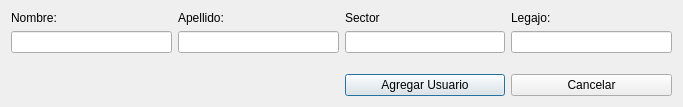
<?xml version="1.0" encoding="UTF-8"?>
<ui version="4.0">
 <class>qdialog_agregarautorizados</class>
 <widget class="QDialog" name="qdialog_agregarautorizados">
  <property name="geometry">
   <rect>
    <x>0</x>
    <y>0</y>
    <width>683</width>
    <height>107</height>
   </rect>
  </property>
  <property name="windowTitle">
   <string>Dialog</string>
  </property>
  <layout class="QGridLayout" name="gridLayout">
   <item row="0" column="0">
    <layout class="QVBoxLayout" name="verticalLayout">
     <item>
      <widget class="QLabel" name="label_nombre">
       <property name="text">
        <string>Nombre:</string>
       </property>
      </widget>
     </item>
     <item>
      <widget class="QLineEdit" name="lineEdit_nombre"/>
     </item>
     <item>
      <spacer name="verticalSpacer">
       <property name="orientation">
        <enum>Qt::Vertical</enum>
       </property>
       <property name="sizeHint" stdset="0">
        <size>
         <width>20</width>
         <height>40</height>
        </size>
       </property>
      </spacer>
     </item>
    </layout>
   </item>
   <item row="0" column="1">
    <layout class="QVBoxLayout" name="verticalLayout_3">
     <item>
      <widget class="QLabel" name="label_apellido">
       <property name="text">
        <string>Apellido:</string>
       </property>
      </widget>
     </item>
     <item>
      <widget class="QLineEdit" name="lineEdit_apellido"/>
     </item>
     <item>
      <spacer name="verticalSpacer_2">
       <property name="orientation">
        <enum>Qt::Vertical</enum>
       </property>
       <property name="sizeHint" stdset="0">
        <size>
         <width>20</width>
         <height>40</height>
        </size>
       </property>
      </spacer>
     </item>
    </layout>
   </item>
   <item row="0" column="2">
    <layout class="QVBoxLayout" name="verticalLayout_6">
     <item>
      <widget class="QLabel" name="label_sector">
       <property name="text">
        <string>Sector</string>
       </property>
      </widget>
     </item>
     <item>
      <widget class="QLineEdit" name="lineEdit_sector"/>
     </item>
     <item>
      <spacer name="verticalSpacer_3">
       <property name="orientation">
        <enum>Qt::Vertical</enum>
       </property>
       <property name="sizeHint" stdset="0">
        <size>
         <width>20</width>
         <height>40</height>
        </size>
       </property>
      </spacer>
     </item>
    </layout>
   </item>
   <item row="0" column="3">
    <layout class="QVBoxLayout" name="verticalLayout_4">
     <item>
      <widget class="QLabel" name="label_legajo">
       <property name="text">
        <string>Legajo:</string>
       </property>
      </widget>
     </item>
     <item>
      <widget class="QLineEdit" name="lineEdit_legajo"/>
     </item>
     <item>
      <spacer name="verticalSpacer_4">
       <property name="orientation">
        <enum>Qt::Vertical</enum>
       </property>
       <property name="sizeHint" stdset="0">
        <size>
         <width>20</width>
         <height>40</height>
        </size>
       </property>
      </spacer>
     </item>
    </layout>
   </item>
   <item row="1" column="2">
    <widget class="QPushButton" name="pushButton_agregarusuario">
     <property name="text">
      <string>Agregar Usuario</string>
     </property>
    </widget>
   </item>
   <item row="1" column="3">
    <widget class="QPushButton" name="pushButton_cancelar">
     <property name="text">
      <string>Cancelar</string>
     </property>
    </widget>
   </item>
  </layout>
 </widget>
 <resources/>
 <connections/>
</ui>
